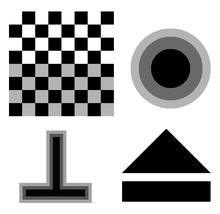
%> input picture edgetest_17.png, 220 x 214 px, shrunk from 537 x 523 before the run
$ octave Askisi1.m   (GNU Octave 9; MATLAB toolbox functions it lacks are replaced by stand-ins)
%> lines starting %> are read from the running program, lines starting %| are printed output that depends on the picture; in (x1, y1, x2, y2) boxes, pixels count from 0 and x2, y2 are one past the last pixel; in counts of white or black regions, pixels touching at a corner belong together; the program's own positions count from 1
### EdgeDetect.m
function [ D ] = EdgeDetect(I,Sn,threshold,LaplacType)
%UNTITLED Summary of this function goes here
%   Detailed explanation goes here
n=ceil(3*Sn)*2+1;
Gsize=[n n];
G=fspecial('gaussian',Gsize,Sn);
%LoG=fspecial('log',Gsize,Sn);
%Iss=conv2(G,I1);
Is=imfilter(I,G);
B=strel('diamond',1);
switch LaplacType
    case 0
        LoG=fspecial('log',Gsize,Sn);
        L1=imfilter(I,LoG);
        figure(4);
        imshow(L1);
        X=(L1 >= 0);
        Y=imdilate(X,B) - imerode(X,B);
        [Is_grad_x, Is_grad_y]=gradient(Is);
        Is_grad=sqrt(Is_grad_x.^2 + Is_grad_y.^2);
        Is_grad_max=max(max(abs(Is_grad)));
        [k,m]=size(Is);
        D=zeros(k,m);
        for i=1:k
            for j=1:m
                if (Y(i,j)==1) && (abs(Is_grad(i,j)) > (threshold*Is_grad_max))
                    D(i,j)=1;
                end
            end
        end
        figure(8);
        imshow(D);
    case 1
        Is_dil=imdilate(Is,B);
        figure(5);
        imshow(Is_dil);
        Is_er=imerode(Is,B);
        figure(6);
        imshow(Is_er);
        L2=Is_dil+Is_er-2*Is;
        figure(7);
        imshow(L2);
        X=(L2 >= 0);
        Y=imdilate(X,B) - imerode(X,B);
        Is_grad=gradient(Is);
        Is_grad_max=max(max(abs(Is_grad)));
        [k,m]=size(Is);
        D=zeros(k,m);
        for i=1:k
            for j=1:m
                if (Y(i,j)==1) && (abs(Is_grad(i,j)) > (threshold*Is_grad_max))
                    D(i,j)=1;
                end
            end
        end
        figure(8);
        imshow(D);
    otherwise
        disp('Wrong Value:LaplacType can be either 0 for Linear Laplacian or 1 for Non-Linear Laplacian');
end
% D_8bit=uint8(255*mat2gray(D));
% figure(9);
% imshow(D_8bit);

end

### Askisi1.m

%%Meros1
%%1.1 Creating Input Images
PSNR1=20;
PSNR2=10;
Io=imread('edgetest_17.png');
%> Io is the input picture: size 214x220 uint8; min 0, max 255, mean 175.6
Io=im2double(Io);
%> Io: size 214x220 double
figure(1);
imshow(Io);
%Imax_columns=max(Io);
%Imax=max(Imax_columns);
Imax=max(max(Io));
%> Imax = 1
%Imin_columns=min(Io);
%Imin=min(Imin_columns);
Imin=min(min(Io));
%> Imin = 0
Sn1=(Imax-Imin)/10^(PSNR1/20);
%> Sn1 = 0.1
Sn2=(Imax-Imin)/10^(PSNR2/20);
%> Sn2 = 0.316
I1=imnoise(Io,'gaussian',0,Sn1^2);
I2=imnoise(Io,'gaussian',0,Sn2^2);
%I11=Io + sqrt(Sn1^2)*randn(523,537) +0;
I1_8bit=uint8(255*mat2gray(I1));
I2_8bit=uint8(255*mat2gray(I2));
figure(2);
imshow(I1);
figure(3);
imshow(I2);
%%1.2 Algoriphms for Detecting Edges
D1=EdgeDetect(I1,1.5,0.2,0);
%> in EdgeDetect, `X=(L1 >= 0);`:
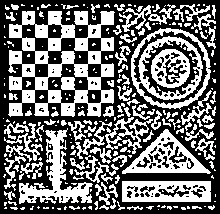
%> X: size 214x220 logical; 43.8% white; 259 white regions (167 under 20 px), largest, box (x1, y1, x2, y2) and area: (8, 11, 115, 117) 5375, (131, 28, 211, 110) 2033, (19, 128, 93, 204) 1739
%> in EdgeDetect, `Y=imdilate(X,B) - imerode(X,B);`: Y: size 214x220 double; values 0 (black) and 1 (white), 47.9% white in thin lines or dots
%> in EdgeDetect, `Is_grad=sqrt(Is_grad_x.^2 + Is_grad_y.^2);`:
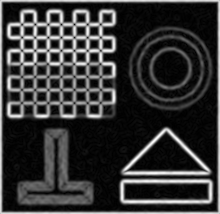
%> Is_grad: size 214x220 double; min 3.5e-05, max 0.239, mean 0.0505; drawn with min black and max white
%> in EdgeDetect, `Is_grad_max=max(max(abs(Is_grad)));`: Is_grad_max = 0.239
%> after the loop in EdgeDetect, `for i=1:k`: D: size 214x220 double; values 0 (black) and 1 (white), 13.9% white in thin lines or dots, all inside (x1, y1, x2, y2) = (2, 10, 212, 205)
figure(12);
imshow(D1);
D2=EdgeDetect(I2,3,0.2,0);
%> call 2 of EdgeDetect, with Sn = 3, threshold = 0.2, LaplacType = 0
%> in EdgeDetect (call 2), `L1=imfilter(I,LoG);`:
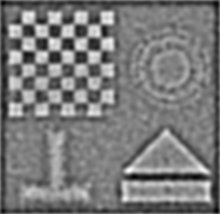
%> L1: size 214x220 double; min -0.0429, max 0.042, mean -0.00209; drawn with min black and max white
%> in EdgeDetect (call 2), `X=(L1 >= 0);`: X: size 214x220 logical; 41.2% white; 57 white regions (12 under 20 px), largest, box (x1, y1, x2, y2) and area: (8, 10, 115, 117) 5256, (130, 28, 211, 107) 2775, (19, 123, 95, 205) 1840
%> in EdgeDetect (call 2), `Y=imdilate(X,B) - imerode(X,B);`: Y: size 214x220 double; values 0 (black) and 1 (white), 24.5% white in thin lines or dots
%> in EdgeDetect (call 2), `[Is_grad_x, Is_grad_y]=gradient(Is);`:
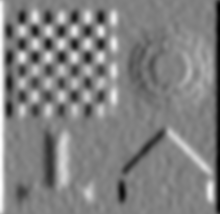
%> Is_grad_x: size 214x220 double; min -0.118, max 0.114, mean 5.29e-06; drawn with min black and max white
%> in EdgeDetect (call 2), `[Is_grad_x, Is_grad_y]=gradient(Is);`:
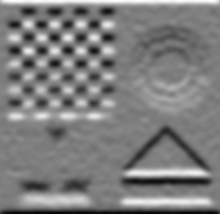
%> Is_grad_y: size 214x220 double; min -0.115, max 0.116, mean -2.18e-05; drawn with min black and max white
%> in EdgeDetect (call 2), `Is_grad=sqrt(Is_grad_x.^2 + Is_grad_y.^2);`:
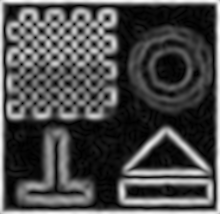
%> Is_grad: size 214x220 double; min 5.78e-05, max 0.118, mean 0.0346; drawn with min black and max white
%> in EdgeDetect (call 2), `Is_grad_max=max(max(abs(Is_grad)));`: Is_grad_max = 0.118
%> after the loop in EdgeDetect (call 2), `for i=1:k`: D: size 214x220 double; values 0 (black) and 1 (white), 11.9% white in thin lines or dots, all inside (x1, y1, x2, y2) = (7, 9, 220, 205)
figure(13);
imshow(D2);

%%1.3.Бойпльгзуз фщн БрпфелеумЬфщн БнЯчнехузт Бкмюн
B=strel('diamond',1);
rl_threshold=0.3;
M=imdilate(Io,B) - imerode(Io,B);
T=(M > rl_threshold);
%> T: size 214x220 logical; 12.6% white in thin lines or dots, all inside (x1, y1, x2, y2) = (8, 10, 212, 204)
figure(10);
imshow(T);
%TпмЮ D кбй T
[k,m]=size(Io);
%> k = 214; m = 220
Tomi=zeros(k,m);
for i=1:k
    for j=1:m
        if ((T(i,j)==1) && (D1(i,j)==1))
            Tomi(i,j)=1;
        end
    end
end
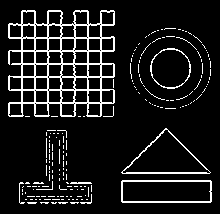
%> Tomi: size 214x220 double; values 0 (black) and 1 (white), 10.6% white in thin lines or dots, all inside (x1, y1, x2, y2) = (8, 10, 212, 204)
figure(11);
imshow(Tomi);
card_Tomis=sum(Tomi(:));
%> card_Tomis = 4996
%card T
card_T=sum(T(:));
%> card_T = 5944
%card D
card_D=sum(D1(:));
%> card_D = 6542
%C array
C=((card_Tomis/card_T)+(card_Tomis/card_D))/2;
%> C = 0.802

%%МЭспт 2п
%> (the run ends here)
